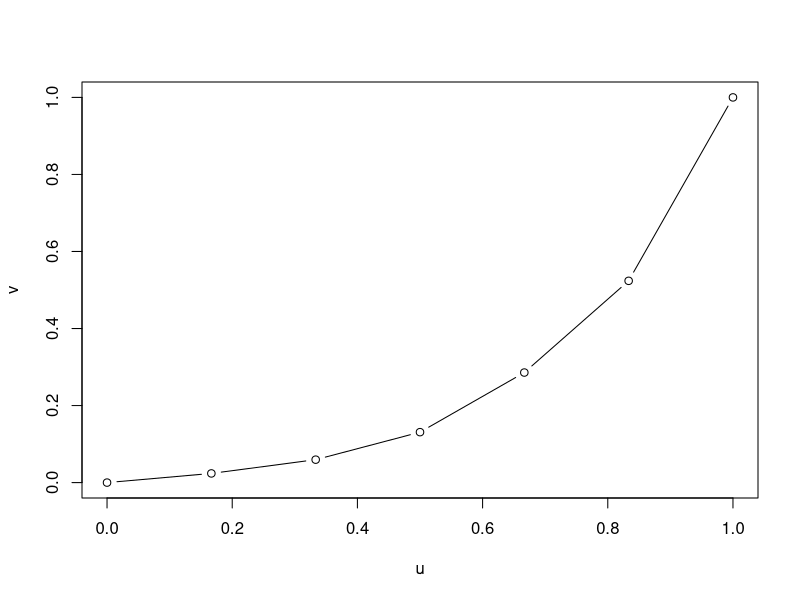

Recreate this plot in R.
data <- c(200, 300, 600, 1300, 2000, 4000)

my_lorenzkurve <- function(vector) {
    sorted_v = sort(vector)
    sum_all = sum(sorted_v)

    n = length(sorted_v)
    u = seq(0, 1, (1/n))

    v = c(0)
    for(i in 1:n) {
        sum_i = sum(sorted_v[1:i])
        v = c(v, sum_i/ sum_all)
    }

    plot(u, v, type = "b")
    
}

my_lorenzkurve(data)
